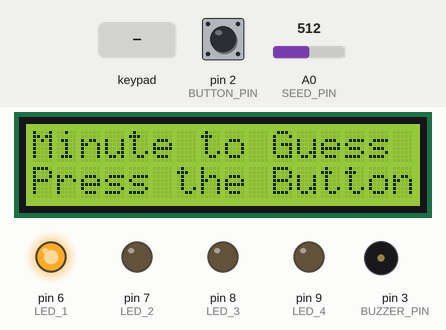
The sketch below on a simulated Arduino Uno, built with avr-gcc and run on an emulated ATmega328P. On the bench: 16×2 character LCD, output pins drawn as LEDs (lit = HIGH), buzzer (waves = sounding). The inputs (shaded band) are chosen by the test bench; at power-on: pin 2 (BUTTON_PIN) HIGH, A0 (SEED_PIN) = 512. Random numbers use the default seed unless the sketch sets one; EEPROM starts erased.

Above: at 1.2 s.
1.3 s: pin 2 (BUTTON_PIN) pulled LOW for 0.15 s
At 2.1 s:
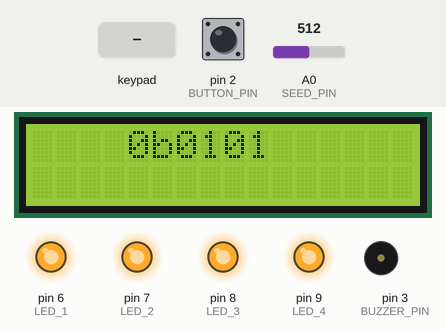
2.9 s: key '0' pressed
At 4.1 s:
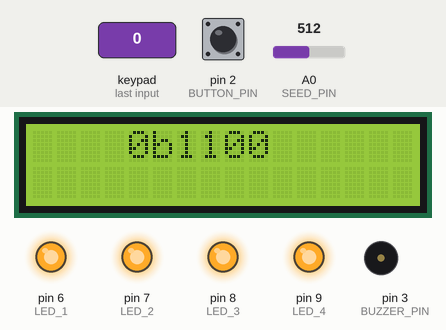
4.7 s: keypad keys 1 1 1 0 1 2 1 3 pressed 0.4 s apart
At 8.9 s:
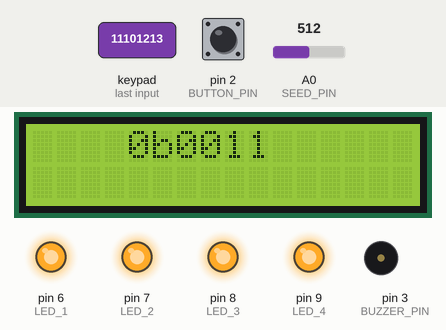
9.4 s: pin 2 (BUTTON_PIN) pulled LOW for 1 s
At 10.7 s:
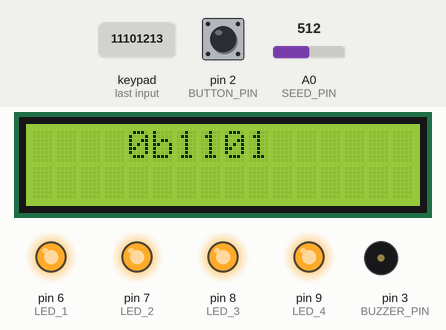
11.9 s: keypad keys 1 1 1 0 1 2 1 3 A pressed 0.4 s apart
At 25.8 s:
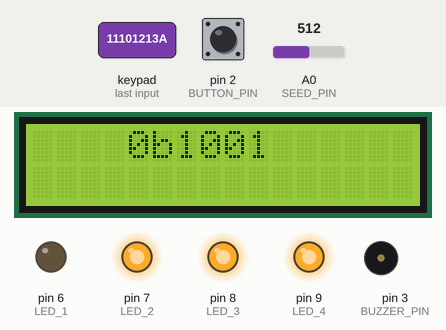
Timing chart, 0 to 40.5 s (numbered marks = the images above; inputs shaded):
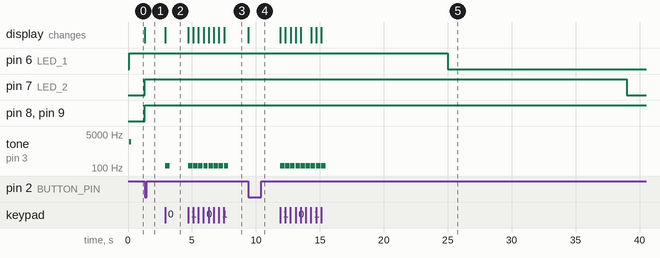

The sketch:

Minute_to_guess_it.ino
```cpp
//Author: Liberty Kapungu

#include <Wire.h>
#include <LiquidCrystal_I2C.h>
#include <Keypad.h>
#include <EEPROM.h>

LiquidCrystal_I2C lcd(0x27, 16, 2);

#define BUTTON_PIN 2

#define LED_1 6
#define LED_2 7
#define LED_3 8
#define LED_4 9

#define BUZZER_PIN 3

#define SEED_PIN A0

//Keypad Config
const int ROW_NUM = 4;     //four rows
const int COLUMN_NUM = 4;  //four columns

char keys[ROW_NUM][COLUMN_NUM] = {
  { '0', '1', '2', '3' },
  { '4', '5', '6', '7' },
  { '8', '9', 'A', 'B' },
  { 'C', 'D', 'E', 'F' }
};

byte pin_rows[ROW_NUM] = { A0, A1, A2, A3 };     //connect to the row pinouts of the keypad
byte pin_column[COLUMN_NUM] = {11, 10, 12, 13};  //connect to the column pinouts of the keypad

Keypad keypad = Keypad(makeKeymap(keys), pin_rows, pin_column, ROW_NUM, COLUMN_NUM);

//Game Parameters
const int CORRECT_ANS = 2;
const int WRONG_ANS = -1;
const int GAME_DURATION = 60;  //Seconds

//Game Variables
unsigned int highScore = 0;
volatile unsigned int score = 0;
volatile unsigned int correctAns = 0;
volatile unsigned int totalAns = 0;
volatile int gameTimer = GAME_DURATION;
volatile bool gameRun = false;
bool gameIsOver = false;

//Button config
volatile uint8_t buttonState = HIGH;
volatile uint8_t buttonPressed = HIGH;
volatile unsigned long lastDebounceTime = 0;
unsigned long debounceDelay = 140;  //HUMAN FINGER REACTION TIME

int numberIndex = 0;

byte fourBitNumbers[] = {

  0b0000,  // 0
  0b0001,  // 1
  0b0010,  // 2
  0b0011,  // 3
  0b0100,  // 4
  0b0101,  // 5
  0b0110,  // 6
  0b0111,  // 7
  0b1000,  // 8
  0b1001,  // 9
  0b1010,  // 10
  0b1011,  // 11
  0b1100,  // 12
  0b1101,  // 13
  0b1110,  // 14
  0b1111   // 15
};

//Function Prototypes
void initialiseTimer1();
void initialiseButtons();
void setLEDs(int led1, int led2, int led3, int led4);
void initialiseLEDs();
void initialiseBuzzer();
void randomizeNumberArray();
void initialiseLCD();
void buttonPress();
void remainingTimeIndicator();
void indicateInputBuzz(bool isCorrect);
void gameStart();
void displayScore();
void updateGameState();
void checkUserAnswer();
int hexToInt(char hexChar);
void gameOver();


void setup() {

  initialiseTimer1();

  initialiseLCD();
  initialiseButtons();
  initialiseLEDs();
  randomizeNumberArray();
  initialiseBuzzer();

  // ### Uncomment to reset the value of the highscore in EEPROM  ### //
  EEPROM.write(0, 0x0); //Resets the EEPROM upon startup.

  highScore = EEPROM.read(0);
}


void loop() {

  if (gameRun) {

    updateGameState();
  }

  else if (gameIsOver) {

    gameIsOver = false;
    gameOver();

  } else {

    return;
  }
}


void initialiseTimer1() {

  cli();  //Dissable Interrupts

  TCCR1A = 0;
  TCCR1B = 0;
  TCNT1 = 0;

  OCR1A = 15624;

  TCCR1B |= (1 << WGM12);

  //prescalar of 1024
  TCCR1B |= (1 << CS12) | (1 << CS10);

  TIMSK1 |= (1 << OCIE1A);

  sei();  //Allow interrupts
}


void initialiseButtons() {

  pinMode(BUTTON_PIN, INPUT_PULLUP);
  attachInterrupt(digitalPinToInterrupt(BUTTON_PIN), buttonPress, FALLING);
}


void setLEDs(int led1, int led2, int led3, int led4) {

  digitalWrite(LED_1, led1);
  digitalWrite(LED_2, led2);
  digitalWrite(LED_3, led3);
  digitalWrite(LED_4, led4);
}


void initialiseLEDs() {

  pinMode(LED_1, OUTPUT);
  pinMode(LED_2, OUTPUT);
  pinMode(LED_3, OUTPUT);
  pinMode(LED_4, OUTPUT);

  setLEDs(1, 0, 0, 0);
}


void initialiseBuzzer() {

  pinMode(BUZZER_PIN, OUTPUT);

  tone(BUZZER_PIN, 2000, 150);
}


//Take array, randomize it.
void randomizeNumberArray() {

  randomSeed(analogRead(SEED_PIN));

  byte temp;

  for (int i = 0; i < 16; i++) {

    int randomIndex = random(i + 1);

    temp = fourBitNumbers[i];
    fourBitNumbers[i] = fourBitNumbers[randomIndex];
    fourBitNumbers[randomIndex] = temp;
  }
}


void initialiseLCD() {

  lcd.init();
  lcd.backlight();
  lcd.setCursor(0, 0);
  //lcd.print("0b0 Number Guess");
  lcd.print("Minute to Guess");

  lcd.setCursor(0, 1);
  lcd.print("Press the Button");
}


void buttonPress() {

  //Debounce the reset Button
  if ((millis() - lastDebounceTime) < debounceDelay) {
    return;
  }

  lastDebounceTime = millis();

  uint8_t currentState = digitalRead(BUTTON_PIN);

  buttonState = currentState;

  if (buttonState == LOW) {
    gameStart();
  }
}


void remainingTimeIndicator() {

  if (gameTimer >= 45 && gameTimer <= 60) {
    setLEDs(1, 1, 1, 1);
  }

  if (gameTimer < 45 && gameTimer > 30) {
    setLEDs(0, 1, 1, 1);
  }

  if (gameTimer <= 30 && gameTimer > 15) {
    setLEDs(0, 0, 1, 1);
  }

  if (gameTimer < 15 && gameTimer >= 1) {
    setLEDs(0, 0, 0, 1);
  }

  if (gameTimer < 1) {
    setLEDs(0, 0, 0, 0);
    tone(BUZZER_PIN, 2000, 1000);
  }
}


void indicateInputBuzz(bool isCorrect) {

  if (isCorrect) {

    tone(BUZZER_PIN, 2900, 150);

  } else {

    tone(BUZZER_PIN, 130, 350);
  }
}


void gameStart() {

  randomizeNumberArray();

  score = 0;
  correctAns = 0;
  totalAns = 0;

  gameIsOver = false;
  gameRun = true;
  gameTimer = 60;
  setLEDs(1, 1, 1, 1);
}


void displayScore() {

  lcd.clear();
  lcd.setCursor(0, 0);
  lcd.print("HighScore: ");
  lcd.print(highScore);

  lcd.setCursor(0, 1);
  lcd.print("SCR:");
  lcd.print(score);

  float accuracy = (float(correctAns) / float(totalAns)) * 100.0;

  lcd.setCursor(8, 1);
  lcd.print("ACY:");
  lcd.print((int)accuracy);
  lcd.print("%");
}


void updateGameState() {

  checkUserAnswer();

  if (gameTimer <= 0) {

    gameRun = false;
    gameIsOver = true;
  }
}


void checkUserAnswer() {

  static byte previousNumber = 255;  // Initialize with a value that is not valid

  byte currentNumber = fourBitNumbers[numberIndex];

  if (currentNumber != previousNumber) {

    lcd.clear();
    lcd.setCursor(4, 0);
    lcd.print("0b");

    // Print leading zeros
    for (int i = 3; i >= 0; i--) {

      if (bitRead(currentNumber, i) == 0) {

        lcd.print("0");

        if (i <= 1 && currentNumber == 0) {

          break;
        }

      } else {

        break;
      }
    }

    lcd.print(currentNumber, BIN);
    previousNumber = currentNumber;
  }

  char key = keypad.getKey();

  if (key) {

    int userInput = hexToInt(key);  // Convert hex character to integer

    if (userInput == fourBitNumbers[numberIndex]) {
      // Correct answer
      // Increment score
      score += CORRECT_ANS;
      correctAns++;
      indicateInputBuzz(true);
      numberIndex++;
      totalAns++;

    } else {
      // Incorrect answer
      // Decrement score
      if (score > 0) {

        score += WRONG_ANS;
      }

      indicateInputBuzz(false);
      numberIndex++;
      totalAns++;
    }

    if (numberIndex >= 15) {
      // All numbers have been guessed, randomize again
      randomizeNumberArray();
      numberIndex = 0;
    }
  }
}


//Convert hexadecimal characters to integers
int hexToInt(char hexChar) {

  if (hexChar >= '0' && hexChar <= '9') {
    return hexChar - '0';
  }

  else if (hexChar >= 'A' && hexChar <= 'F') {
    return hexChar - 'A' + 10;

  } else {
    return -1;  // Invalid input
  }
}


void gameOver() {

  if (score > highScore) {

    highScore = score;  // Update the high score if the current score is higher

    // Write the high score to EEPROM
    EEPROM.write(0, highScore);
    EEPROM.update(0, highScore);  // Save the data to EEPROM
  }

  displayScore();
}


ISR(TIMER1_COMPA_vect) {

  if (gameRun) {

    if (gameTimer > 0) {

      gameTimer--;

    } else if(gameTimer == 0) {

      gameRun = false;
      gameIsOver = true;
    }

    remainingTimeIndicator();
  }
}
```

Measured:
- after the input at 1.3 s, pin 7 (LED_2), pin 8 (LED_3), pin 9 (LED_4): LOW → HIGH at once; the display: changes at once (image 1)
- after the input at 2.9 s, tone on pin 3 (BUZZER_PIN): silent → 130 Hz at once, → silent 0.35 s later; the display: changes at once (image 2)
- after the input at 4.7 s, tone on pin 3 (BUZZER_PIN): alternates 130 Hz for 0.35 s and silent for 0.05 s, 16 changes in all, then stays silent, starting at once; the display: first changes at once (image 3 shows a later state)
- after the input at 9.4 s, the display: changes at once (image 4)
- after the input at 11.9 s, tone on pin 3 (BUZZER_PIN): alternates 130 Hz for 0.35 s and silent for 0.05 s, 18 changes in all, then stays silent, starting at once; the display: first changes at once (image 5 shows a later state)
